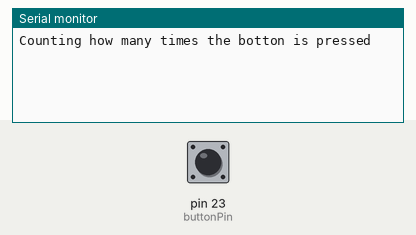
Simulated run of this sketch. Board: Arduino Mega 2560, built with avr-gcc and run on an emulated ATmega2560. Shown: the last lines printed to the serial monitor. The test bench sets the inputs (shaded band); at power-on: pin 23 (buttonPin) HIGH.

Above: at 1.2 s.
1.3 s: pin 23 (buttonPin) pulled LOW for 0.15 s
At 2.0 s:
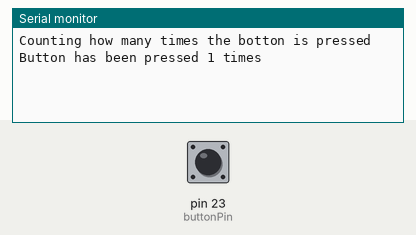
2.9 s: pin 23 (buttonPin) pulled LOW for 1 s
At 4.5 s:
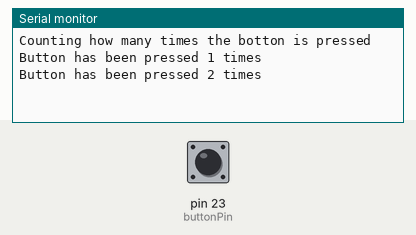
5.4 s: pin 23 (buttonPin) pulled LOW for 0.15 s
At 6.3 s:
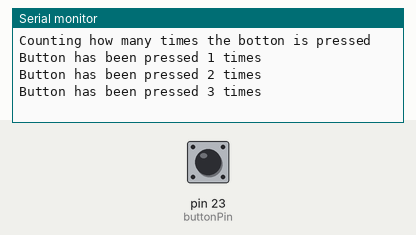

The sketch:

04_buttonbounce.ino
```cpp
/*
 * Project Bounce
 * Description: Button Demonstration without debound
 * Author:
 * Date:
 */

// Connect one pole of button to GND via 220 ohm resistor
// Connect this same pole to pin 7
// This will pull the signal to LOW (0) when button is not pressed
// Connect other pole to Vcc

int buttonPin = 23;              // button is connected to pin 7
int buttonRead;                 // variable for reading the pin status
int buttonState;                // variable to hold the button state
int n;                          // how many times the button has been pressed

void setup() {
  pinMode(buttonPin, INPUT);    // Set the switch pin as input

  Serial.begin(9600);           // Set up serial communication at 9600bps
  while(!Serial);               // Wait for Serial port to start
  Serial.println("Counting how many times the botton is pressed");

  buttonState = digitalRead(buttonPin);   // read the initial state
}


void loop(){
  buttonRead = digitalRead(buttonPin);      // read input value and store it in val

  if (buttonRead != buttonState) {          // the button state has changed!
    if (buttonRead == HIGH) {                // check if the button is pressed
      n++;                                  // increment the button presses variable
      Serial.print("Button has been pressed ");
      Serial.print(n);
      Serial.println(" times");
    }
  }
  buttonState = buttonRead;                 // save the new state in our variable
}
```

Measured:
- after the input at 1.3 s, the serial monitor: prints a new line after 0.15 s (image 1)
- after the input at 2.9 s, the serial monitor: prints a new line after 1.0 s (image 2)
- after the input at 5.4 s, the serial monitor: prints a new line after 0.15 s (image 3)
